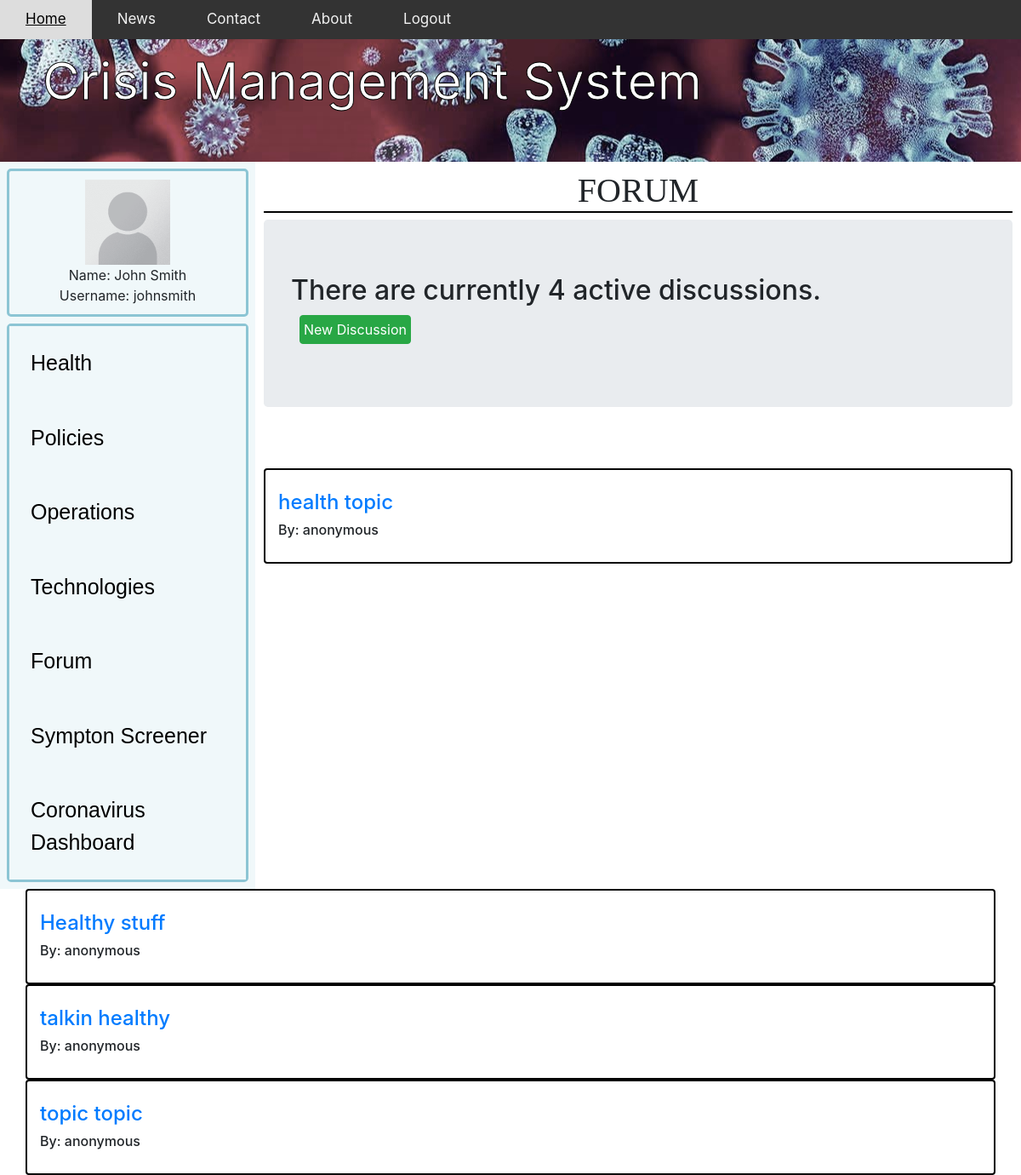
/forumHome/ (signed in), run on the app's committed database.
### app/models.py (models this page shows, shortened)
class forum(models.Model):
    name=models.CharField(max_length=200,default="anonymous" )
    topic= models.CharField(max_length=300, unique=True)
    section = models.CharField(max_length=12)
    description = models.CharField(max_length=1000,blank=True)
    date_created=models.DateTimeField(auto_now_add=True,null=True)
    likeCount = models.IntegerField(default=0)
    dislikeCount = models.IntegerField(default=0)

### app/views.py (the view)
# urls.py: path('forumHome/',forumHome,name='forumHome'),
@login_required
def forumHome(request):
    forums=forum.objects.filter(section="Health")
    count=forums.count()
    discussions=[]
    for i in forums:
        discussions.append(i.discussion_set.all())
    context={'forums':forums,
              'count':count,
              'discussions':discussions}
    return render(request,'forumHome.html',context)

### app/templates/forumHome.html (shortened to what this page needs)
{% extends "app/base2.html" %}
{% load static %}
{% block content %}
<!DOCTYPE html>
<html lang="en">
<head>
    <body>
		<h1>{{section}} Forum</h1>
	</body>
    <link rel="stylesheet" href="https://stackpath.bootstrapcdn.com/bootstrap/4.5.0/css/bootstrap.min.css"0>
</head>
<body>
        <h2 class="jumbotron">
            There are currently {{count}} active {{section}} discussions.
            <form method="POST" action="{% url 'addInForum' %}">
            <button class="btn btn-success" style="width:fit-content; padding: 4px; margin:10px;">New Discussion</button>
            </form>
        </h2>
            <div class="card-columns" style="padding: 10px; margin: 20px;"></div>
            {%for forum in forums %}
                <div class="card box container">
                    <br>
                    <h6 class="card-title">
                        <a href='forumDiscussion/?topic={{forum.topic}}'><h4>{{forum.topic}}</h4></a>
                        <p> By: {{forum.name}}</p>
                        </h6>
                        </div>
                </div>
                </div>
            {%endfor%}
</body>
</html>
{%endblock%}

### app/static/css/main.css (style rules this page uses)
h1 { font-size: 32px; text-align: center; font-family: serif; font-weight: bold; text-transform: uppercase; }
h1:after { content:' '; display:block; border: 1px solid black; }
body { margin: 0; padding: 0; }

### app/templates/forumHome.html (style rules this page uses)
.box { border: 2px solid black; margin: 0 auto; }

### data on the page
forum: topic "health topic", name "anonymous"
forum: topic "Healthy stuff", name "anonymous"
forum: topic "talkin healthy", name "anonymous"
forum: topic "topic topic", name "anonymous"

### other printed values
{{ count }} "4"
